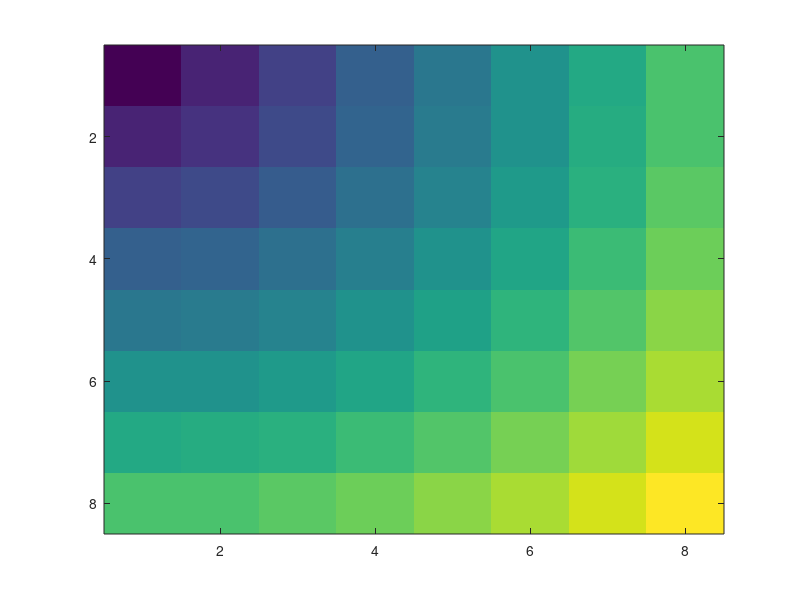
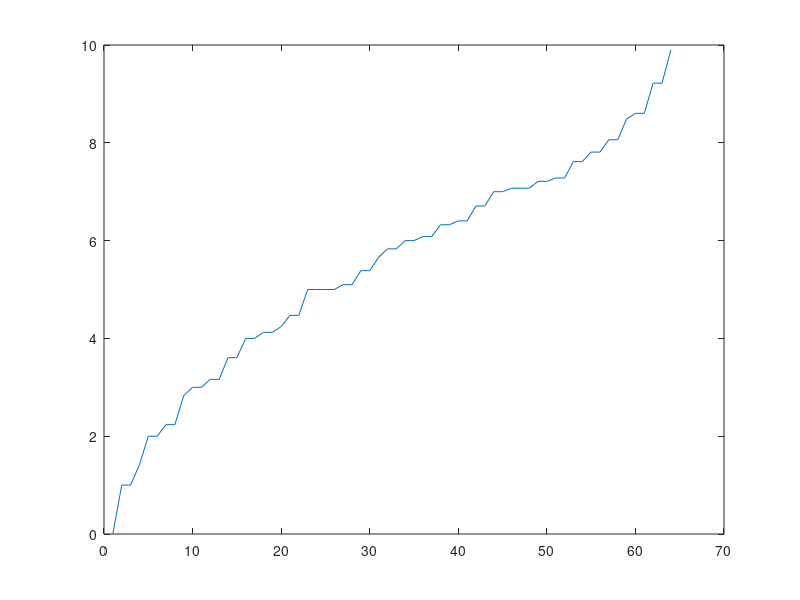
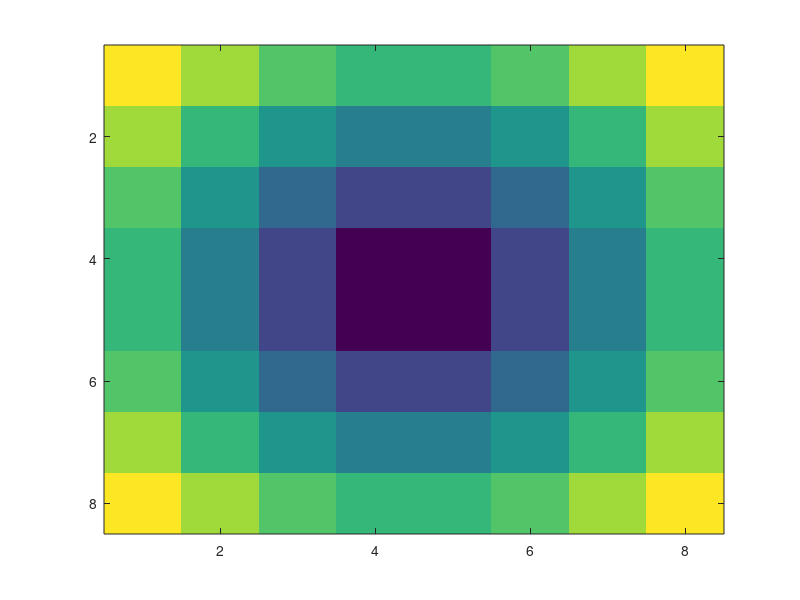
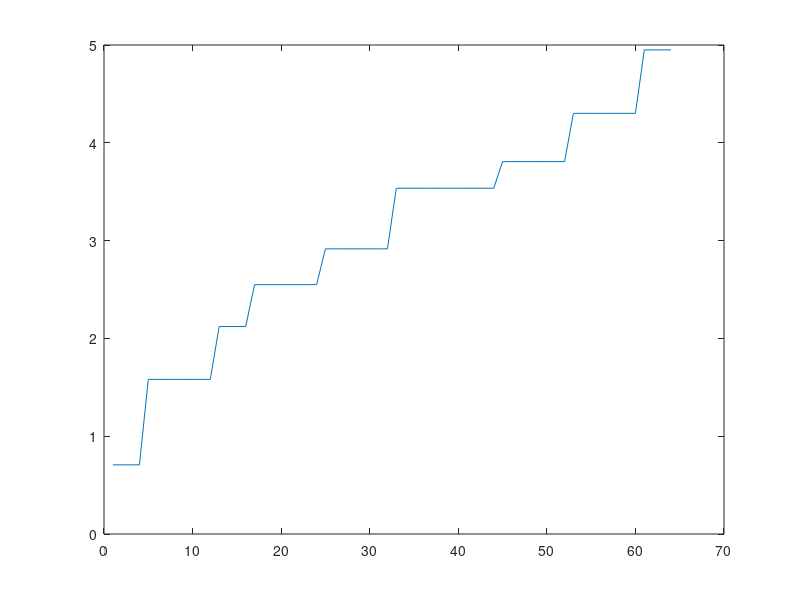

Reproduce these figures in MATLAB, in order.
%%% Colorfull exploration of the "MEA distance space"
%%% 
%%% Illustration of the Discussion on Thu Feb 22 07
%%% Rmeier 





MEA=reshape([1:64],8,8);

REF=1 % for an electrode 
[XREF,YREF]=ind2sub([8 8],find(MEA==REF));

for ii=1:length(MEA(:))

     [x,y] = ind2sub([8 8],find(MEA==ii)) 
d(ii)= sqrt((XREF -x)^2 +(YREF -y)^2 );



end

figure;
imagesc(reshape(d,8,8))
figure; plot(sort(d))
%% Center as REF

XREF=4.5 ;YREF=4.5;
for ii=1:length(MEA(:))

     [x,y] = ind2sub([8 8],find(MEA==ii)) 
d(ii)= sqrt((XREF -x)^2 +(YREF -y)^2 );



end

figure;

imagesc(reshape(d,8,8))
figure; plot(sort(d))


% Paris as reference 


XREF=-100.3 ;YREF=64.2;
for ii=1:length(MEA(:))

     [x,y] = ind2sub([8 8],find(MEA==ii)) 
d(ii)= sqrt((XREF -x)^2 +(YREF -y)^2 );



end

figure;

imagesc(reshape(d,8,8))
figure; plot(sort(d))


